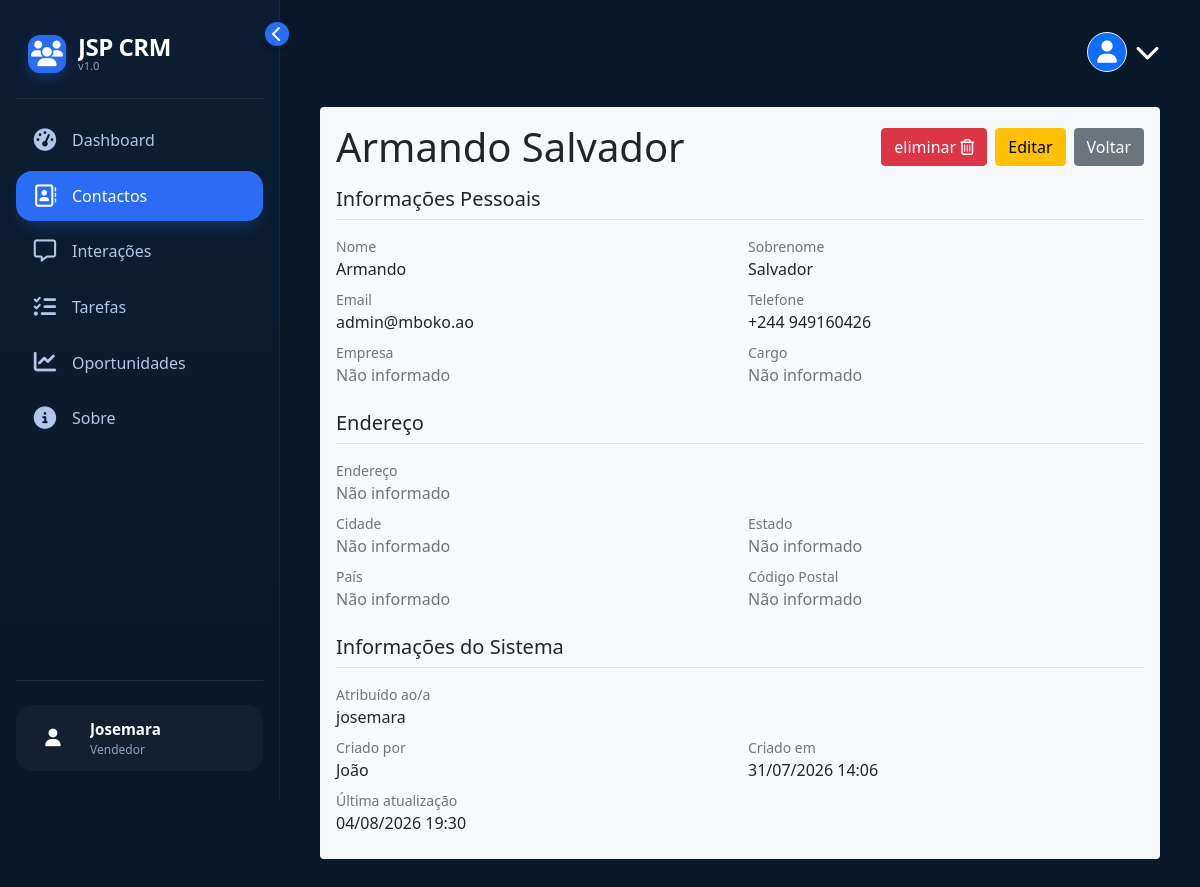
/pt/contacts/retrieve/20/ (signed in), run on an earlier commit of the app's database.
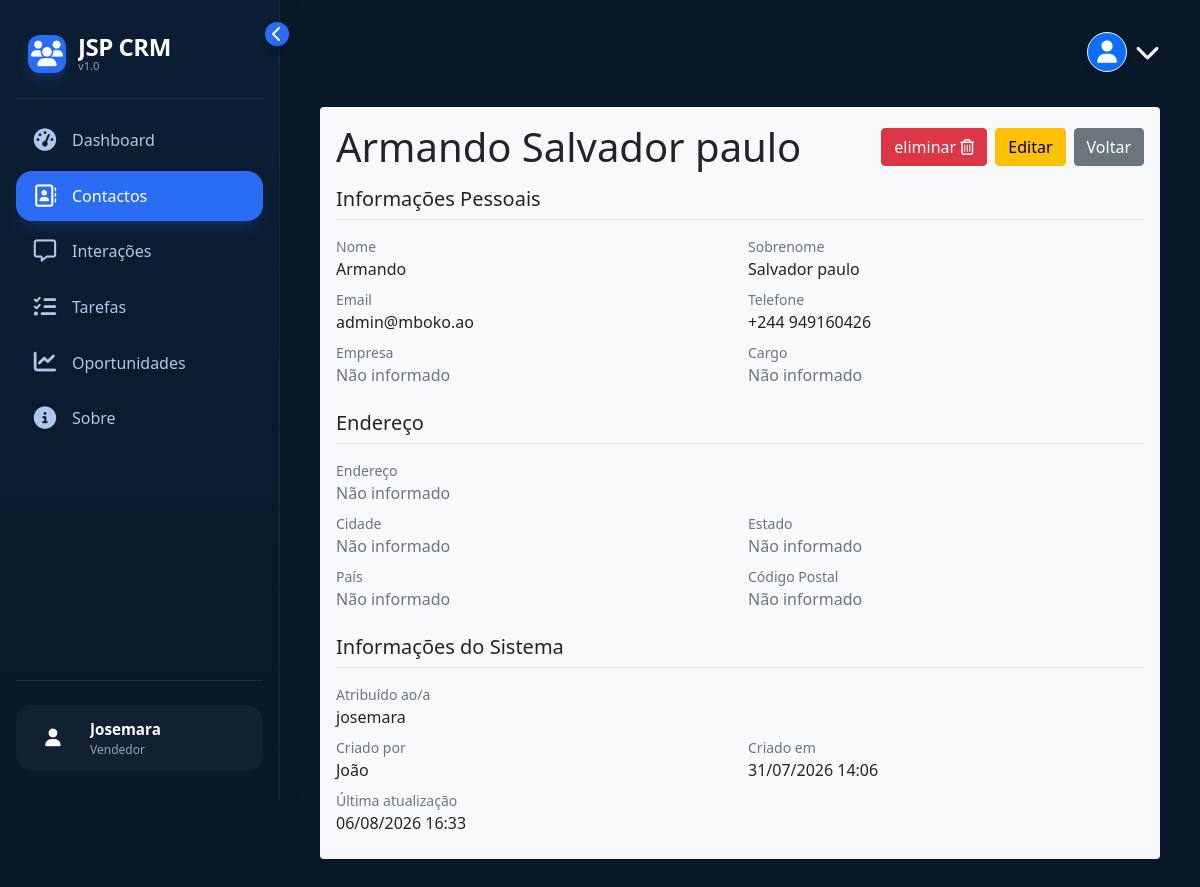
And on a later commit of the database.
### contacts/models.py (models this page shows, shortened)
class Contact(models.Model):
    name = models.CharField(max_length=100, verbose_name="Nome", validators=[])
    surname = models.CharField(max_length=100, verbose_name="Sobrenome")
    phone = models.CharField(max_length=20, verbose_name="Telefone")
    email = models.EmailField(
        max_length=100, null=True, blank=True, verbose_name="E-mail"
    )
    company = models.CharField(
        max_length=100, null=True, blank=True, verbose_name="Empresa"
    )
    job_title = models.CharField(
        max_length=100, null=True, blank=True, verbose_name="Cargo"
    )
    address = models.TextField(null=True, blank=True, verbose_name="Endereço")
    city = models.CharField(
        max_length=100, null=True, blank=True, verbose_name="Cidade"
    )
    state = models.CharField(
        max_length=100, null=True, blank=True, verbose_name="Estado"
    )
    country = models.CharField(
        max_length=100, null=True, blank=True, verbose_name="País"
    )
    postal_code = models.CharField(
        max_length=100, null=True, blank=True, verbose_name="Código Postal"
    )
    assigned_to = models.ForeignKey(
        User,
        on_delete=models.DO_NOTHING,
        related_name="assigned_contacts",
        verbose_name="Atribuído a",
    )
    created_by = models.ForeignKey(
        User,
        on_delete=models.DO_NOTHING,
        related_name="created_contacts",
        verbose_name="Criado por",
    )
    created_at = models.DateTimeField(auto_now_add=True, verbose_name="Criado em")
    updated_at = models.DateTimeField(auto_now=True, verbose_name="Atualizado em")
    class Meta:
        verbose_name = "Contato"
        verbose_name_plural = "Contatos"
        ordering = ["name"]  # Adicionado para ordenar por nome

### contacts/views.py (the view)
# urls.py: path("retrieve/<int:id>/", views.retrieve_contact, name="retrieve"),
@login_required()
def retrieve_contact(requests, id):
    contact = get_object_or_404(Contact, id=id)
    return render(
        requests,
        "retrieve_contact.html",
        {
            "form": 1,
            "contact": contact,
        },
    )

### contacts/templates/retrieve_contact.html (shortened to what the changed rows need)
{% extends "base.html" %}
{% load static %}
{% load i18n %}
{% load permission_tags %}
{% block content %}
<section class="bg-light p-3 rounded-2">
    <div class="d-flex justify-content-between align-items-center mb-3">
        <h1 class="mb-0">{{ contact.name|capfirst }} {{ contact.surname|capfirst }}</h1>
        <div class="d-flex gap-2">
        {% if user|can:'delete_contact' %}
            <a href="{% url 'contacts:delete' contact.pk %}" class="btn btn-danger" onclick="return confirm('{% trans 'Tem certeza que deseja excluir este Contacto? ' %}')">eliminar <i class="fa-regular fa-trash-can"></i></a>
        {% endif %}
        {% if user|can:'update_contact'  %}
            <a href="{% url 'contacts:update' contact.pk %}" class="btn btn-warning">{% trans 'Editar' %}</a>
        {% endif %}
            <a href="{% url 'contacts:list'  %}" class="btn btn-secondary">{% trans 'Voltar' %}</a>
        </div>
    </div>
    <div class="mb-2 d-flex" style="justify-content: space-between;">
        <div class="w-50 me-2">
            <label class="text-muted small d-block">{% trans "Nome" %}</label>
            <p class="mb-0">{{ contact.name|capfirst }}</p>
        </div>
        <div class="w-50 ms-2">
            <label class="text-muted small d-block">{% trans "Sobrenome" %}</label>
            <p class="mb-0">{{ contact.surname|capfirst }}</p>
        </div>
    </div>
    <div class="mb-2 d-flex" style="justify-content: space-between;">
        <div class="w-50 me-2">
            <label class="text-muted small d-block">{% trans "Email" %}</label>
            <p class="mb-0">
                {% if contact.email %}
                    {{ contact.email }}
                {% else %}
                    <span class="text-muted">{% trans "Não informado" %}</span>
                {% endif %}
            </p>
        </div>
        <div class="w-50 ms-2">
            <label class="text-muted small d-block">{% trans "Telefone" %}</label>
            <p class="mb-0">{{ contact.phone }}</p>
        </div>
    </div>
{% if user|has_role:'manager' %}
        <h5 class="border-bottom pb-2 mb-3 mt-4">{% trans "Informações do Sistema" %}</h5>
        <div class="mb-2">
            <label class="text-muted small d-block">{% trans "Atribuído ao/a" %}</label>
            <p class="mb-0">{{ contact.assigned_to.get_full_name|default:contact.assigned_to.username }}</p>
        </div>
        <div class="mb-2 d-flex" style="justify-content: space-between;">
            <div class="w-50 me-2">
                <label class="text-muted small d-block">{% trans "Criado por" %}</label>
                <p class="mb-0">{{ contact.created_by.get_full_name|default:contact.created_by.username }}</p>
            </div>
            <div class="w-50 ms-2">
                <label class="text-muted small d-block">{% trans "Criado em" %}</label>
                <p class="mb-0">{{ contact.created_at|date:"d/m/Y H:i" }}</p>
            </div>
        </div>
        <div class="mb-2">
            <label class="text-muted small d-block">{% trans "Última atualização" %}</label>
            <p class="mb-0">{{ contact.updated_at|date:"d/m/Y H:i" }}</p>
        </div>
{% endif %}
</section>
{% endblock content %}

What changed in the data, as far as the page shows it:
changed Contact "Armando": surname "Salvador" → "Salvador paulo"; updated_at "04/08/2026 19:30" → "06/08/2026 16:33"
